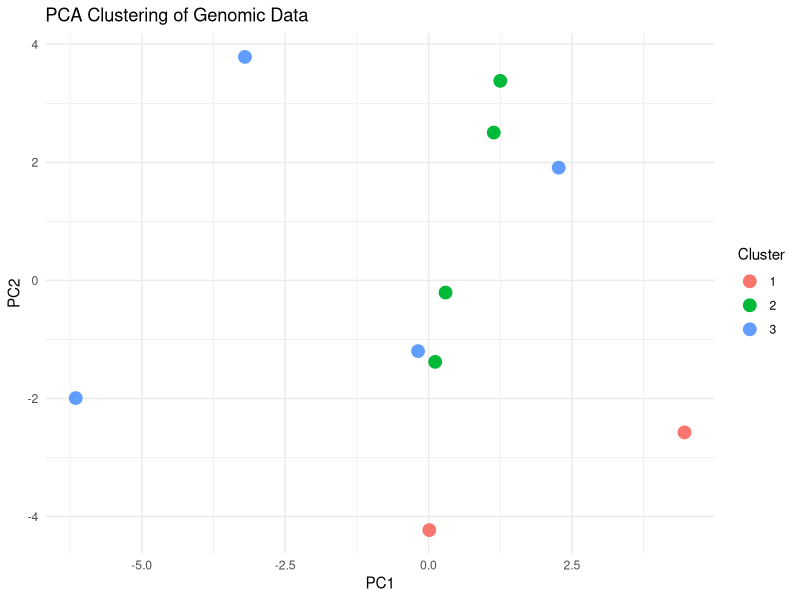

R code for this plot:
# 🧬 Clustering Genomic Data in R

# Load libraries
library(ggplot2)
library(pheatmap)

# Simulate gene expression dataset
set.seed(123)
genes <- paste0("Gene", 1:50)
samples <- paste0("Sample", 1:10)
expression_matrix <- matrix(rnorm(500, mean = 5, sd = 2), nrow = 50, dimnames = list(genes, samples))

# Perform PCA
pca_result <- prcomp(t(expression_matrix), scale. = TRUE)

# Perform K-means clustering
set.seed(123)
kmeans_result <- kmeans(t(expression_matrix), centers = 3, nstart = 20)

# Add cluster info
pca_df <- data.frame(pca_result$x[, 1:2], Cluster = as.factor(kmeans_result$cluster))

# Plot PCA clusters
p <- ggplot(pca_df, aes(PC1, PC2, color = Cluster)) +
  geom_point(size = 4) +
  theme_minimal() +
  ggtitle("PCA Clustering of Genomic Data")
ggsave("pca_clusters.png", plot = p)

# Generate heatmap
pheatmap(expression_matrix, show_rownames = FALSE, show_colnames = TRUE, filename = "heatmap.png")
